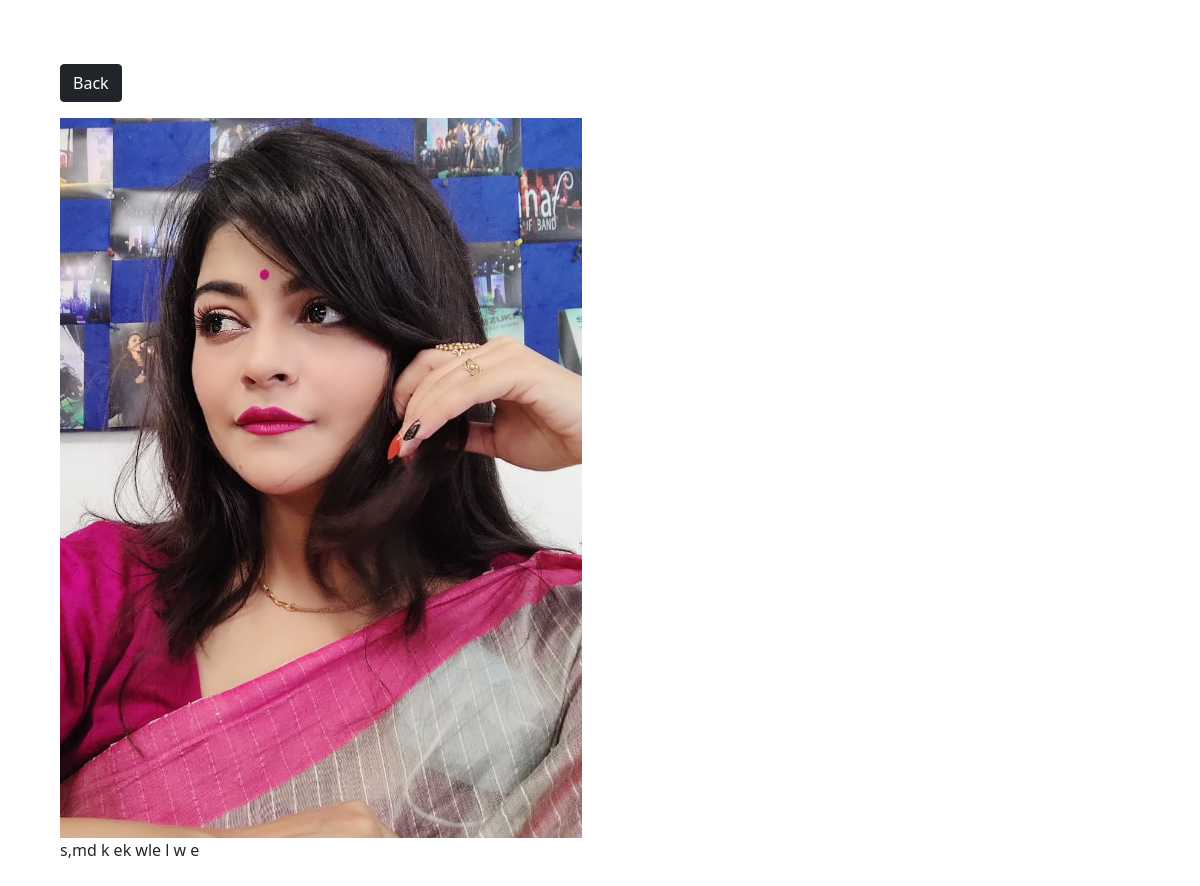
The app's page /photo/2/ with its own data.
### photos/models.py (models this page shows, shortened)
class Photo(models.Model):
    category = models.ForeignKey(Category, on_delete=models.SET_NULL, null=True, blank=True)
    image = models.ImageField(null=False, blank=False)
    description = models.TextField()

### photos/views.py (the view)
# urls.py: path('photo/<str:pk>/', views.view_photo, name='photo'),
def view_photo(request, pk):
    photo = Photo.objects.get(id=pk)
    context = {'photo': photo}
    return render(request, 'photos/photo.html', context)

### photos/templates/photos/photo.html (shortened to what this page needs)
<!DOCTYPE html>
<html lang="en">
<head>
    <link href="https://cdn.jsdelivr.net/npm/bootstrap@5.0.2/dist/css/bootstrap.min.css" rel="stylesheet">
</head>
<body class="m-5">
    <div class="container">
        <div class="row justify-content-center">
            <div class="col">
                <a href="{% url 'gallery' %}" class="btn btn-dark my-3">Back</a>
            </div>
            <div style="height: 90vh;">
                <img style="max-width: 100%; max-height: 100%;"
                     src="{{ photo.image.url }}">
                <p>{{ photo.description }}</p>
            </div>
        </div>
    </div>
</body>
</html>

### records on screen
Photo: image (picture), description "s,md k ek wle l w e"
